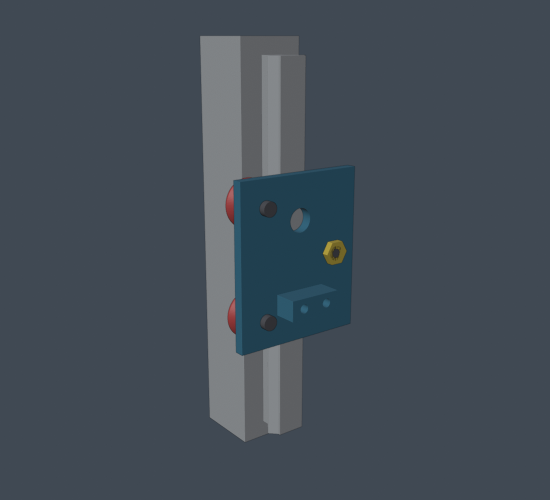
#> input picture corexy100/guia_v/render/1_montado.png, 1100 x 1000 px (shown at 1/2 size); its folder holds 4 pictures in this run
$ python painel.py
#> lines starting #> are read from the running program, lines starting #| are printed output that depends on the picture
# junta os renders num painel com titulos e notas
from PIL import Image, ImageDraw, ImageFont
F = "/usr/share/fonts/truetype/dejavu/DejaVuSans"
ft, fn, fh = ImageFont.truetype(F + "-Bold.ttf", 30), ImageFont.truetype(F + ".ttf", 20), ImageFont.truetype(F + "-Bold.ttf", 40)
P = [("1_montado", "1. Montado (frente)", ["Trilho em V faz parte do poste: 1 peça só", "Parafusos M5 = roldanas fixas", "Sextavado amarelo = bucha excêntrica (aperto)"]),
     ("3_explodido", "2. Como monta", ["Roldana impressa + rolamento 625 (5x16x5)", "Espaçador, placa, bucha e 3 parafusos M5", "Porca nylon atrás de cada roldana"]),
     ("4_corte_topo", "3. Corte visto de cima", ["V do trilho encaixa no canal da roldana", "Contato só nos flancos a 45°, folga na ponta", "Girar a bucha empurra a roldana direita (±0,75 mm)"]),
     ("5_sem_placa", "4. Sem a placa: 3 roldanas abraçando o V", ["Sem esferas, sem tampas, sem pré-carga chata", "Ajuste: solta o M5, gira o sextavado, aperta", "Orelha da placa recebe o braço da mesa"])]
W, H, TOP = 1100, 1000, 70
img = Image.new("RGB", (2 * W, 2 * (H + 150) + TOP), (13, 17, 22)); d = ImageDraw.Draw(img)
#> after `img = Image.new('RGB', (2 * W, 2 * (H + 150) + TOP), (13, 17, 22))`:
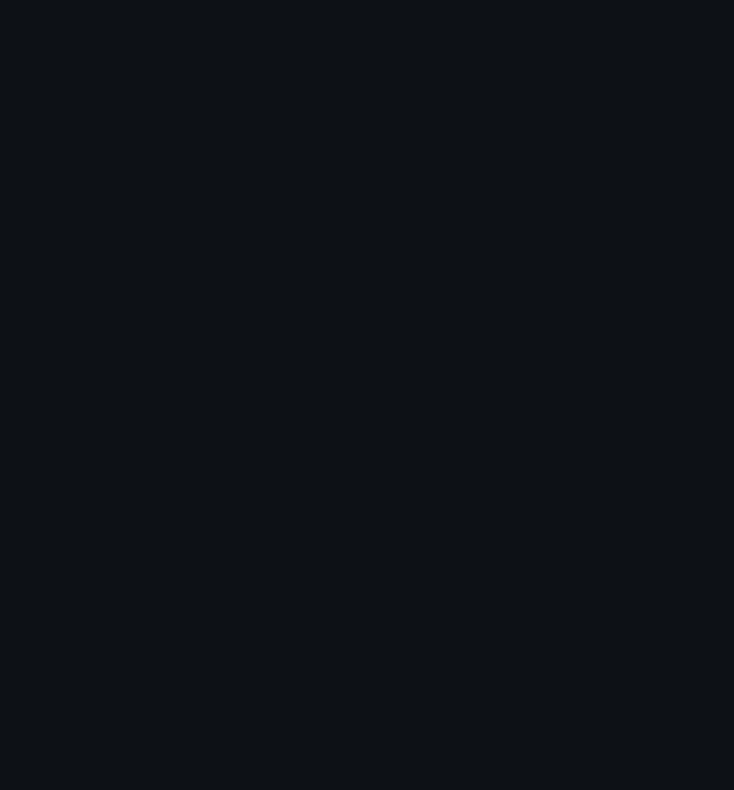
#> img: PIL image 2200x2370 RGB (shown at 1/3 size); mean R, G, B 13, 17, 22
d.text((30, 14), "Guia em V impressa com 3 roldanas: exemplo pro eixo Z da CoreXY", font=fh, fill=(240, 240, 240))
for i, (f, tit, notas) in enumerate(P):
    x, y = (i % 2) * W, TOP + (i // 2) * (H + 150)
    img.paste(Image.open(f"render/{f}.png"), (x, y))
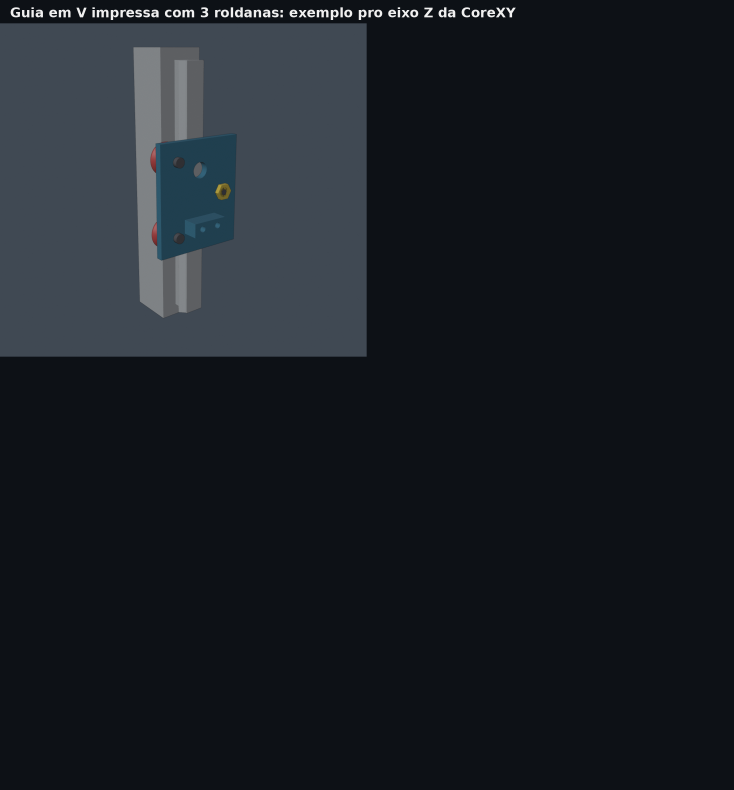
#> img: PIL image 2200x2370 RGB (shown at 1/3 size); mean R, G, B 25.1, 30.3, 36.3
    d.text((x + 24, y + 18), tit, font=ft, fill=(255, 255, 255))
    for k, n in enumerate(notas): d.text((x + 30, y + H + 14 + k * 32), "• " + n, font=fn, fill=(210, 215, 222))
#> pass 2 of the loop `for i, (f, tit, notas) in enumerate(P):`:
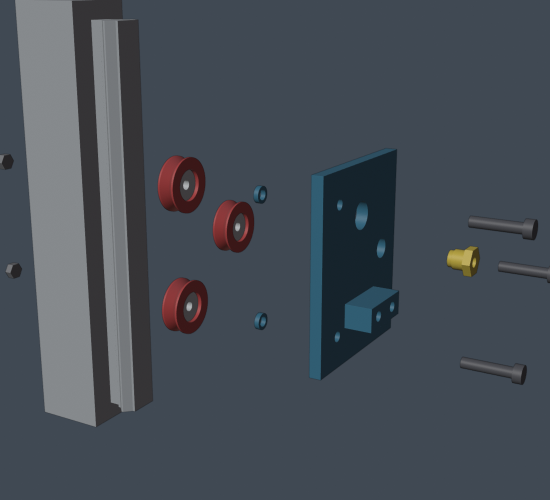
#> input picture corexy100/guia_v/render/3_explodido.png, 1100 x 1000 px (shown at 1/2 size)
#> `img.paste(Image.open(f"render/{f}.png"), (x, y))`:
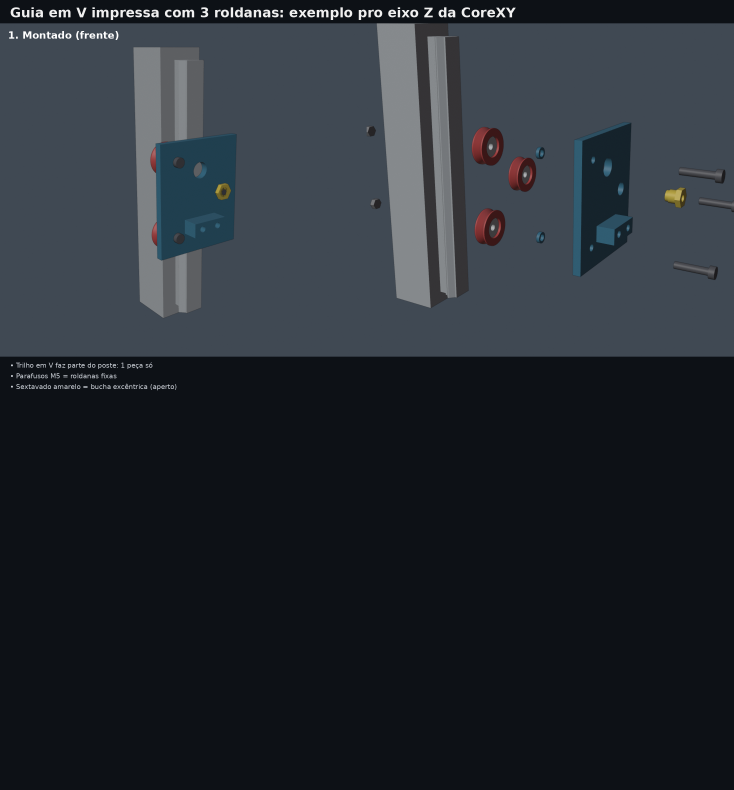
#> img: PIL image 2200x2370 RGB (shown at 1/3 size); mean R, G, B 37.4, 43.3, 50
#> pass 3 of the loop `for i, (f, tit, notas) in enumerate(P):`:
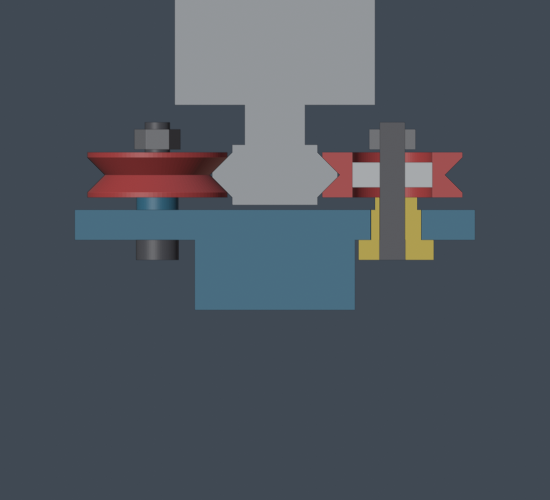
#> input picture corexy100/guia_v/render/4_corte_topo.png, 1100 x 1000 px (shown at 1/2 size)
#> `img.paste(Image.open(f"render/{f}.png"), (x, y))`:
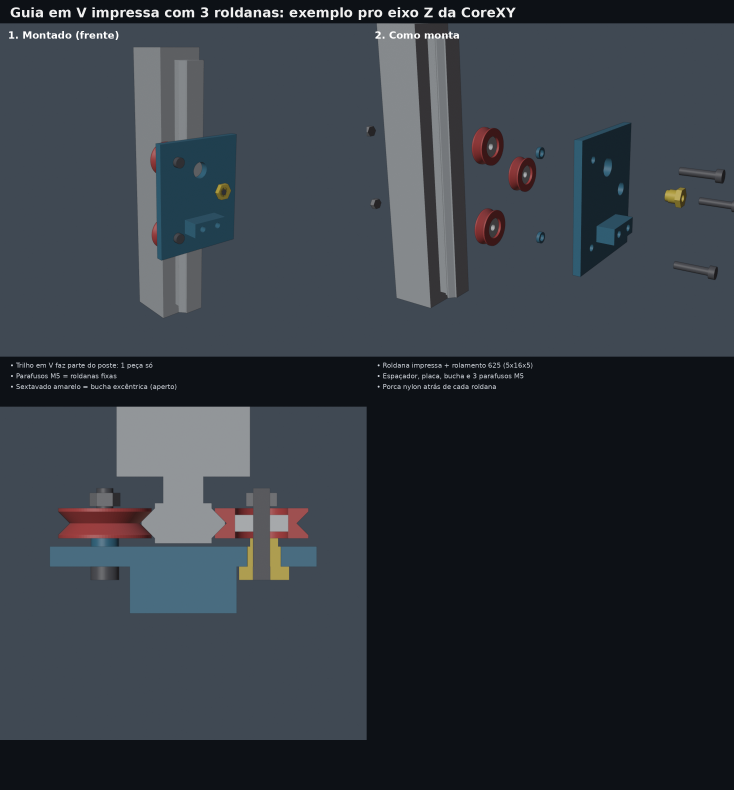
#> img: PIL image 2200x2370 RGB (shown at 1/3 size); mean R, G, B 51.2, 57.8, 65.4
#> (the run stopped early here; a loop or call above may not have finished)
